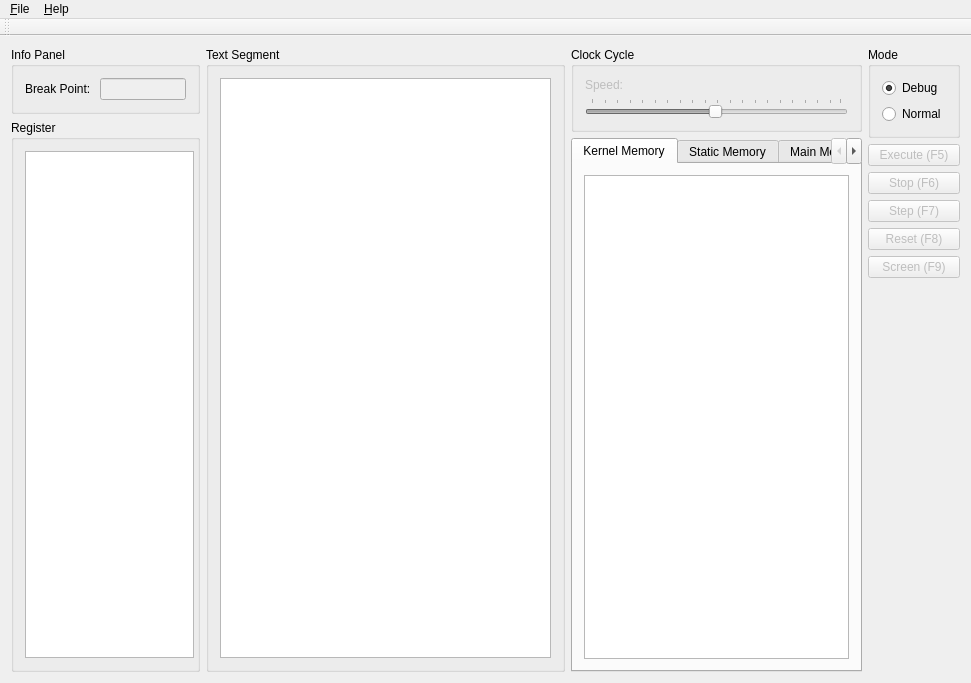
<?xml version="1.0" encoding="UTF-8"?>
<ui version="4.0">
 <class>MainWindow</class>
 <widget class="QMainWindow" name="MainWindow">
  <property name="geometry">
   <rect>
    <x>0</x>
    <y>0</y>
    <width>960</width>
    <height>658</height>
   </rect>
  </property>
  <property name="windowTitle">
   <string>MIPS Virtual Machine</string>
  </property>
  <property name="windowIcon">
   <iconset resource="icon.qrc">
    <normaloff>:/icon/icon/icon.png</normaloff>:/icon/icon/icon.png</iconset>
  </property>
  <widget class="QWidget" name="centralWidget">
   <layout class="QGridLayout" name="gridLayout">
    <item row="0" column="0">
     <layout class="QHBoxLayout" name="horizontalLayout">
      <item>
       <layout class="QVBoxLayout" name="verticalLayout_4">
        <item>
         <widget class="QGroupBox" name="infoGroupBox">
          <property name="maximumSize">
           <size>
            <width>189</width>
            <height>16777215</height>
           </size>
          </property>
          <property name="title">
           <string>Info Panel</string>
          </property>
          <layout class="QVBoxLayout" name="verticalLayout_3">
           <item>
            <layout class="QHBoxLayout" name="horizontalLayout_2">
             <item>
              <widget class="QLabel" name="label">
               <property name="text">
                <string>Break Point: </string>
               </property>
              </widget>
             </item>
             <item>
              <widget class="QLineEdit" name="breakpointLineEdit">
               <property name="enabled">
                <bool>false</bool>
               </property>
               <property name="maxLength">
                <number>8</number>
               </property>
              </widget>
             </item>
            </layout>
           </item>
          </layout>
         </widget>
        </item>
        <item>
         <widget class="QGroupBox" name="regGroupBox">
          <property name="maximumSize">
           <size>
            <width>189</width>
            <height>16777215</height>
           </size>
          </property>
          <property name="title">
           <string>Register</string>
          </property>
          <layout class="QVBoxLayout" name="verticalLayout">
           <item>
            <widget class="QTableView" name="regTableView">
             <property name="sizePolicy">
              <sizepolicy hsizetype="MinimumExpanding" vsizetype="MinimumExpanding">
               <horstretch>0</horstretch>
               <verstretch>0</verstretch>
              </sizepolicy>
             </property>
             <property name="minimumSize">
              <size>
               <width>169</width>
               <height>507</height>
              </size>
             </property>
             <property name="maximumSize">
              <size>
               <width>169</width>
               <height>16777215</height>
              </size>
             </property>
             <property name="font">
              <font>
               <family>微软雅黑</family>
               <pointsize>9</pointsize>
               <kerning>false</kerning>
              </font>
             </property>
             <property name="horizontalScrollBarPolicy">
              <enum>Qt::ScrollBarAlwaysOff</enum>
             </property>
             <property name="editTriggers">
              <set>QAbstractItemView::NoEditTriggers</set>
             </property>
             <property name="selectionMode">
              <enum>QAbstractItemView::NoSelection</enum>
             </property>
             <property name="selectionBehavior">
              <enum>QAbstractItemView::SelectItems</enum>
             </property>
             <attribute name="verticalHeaderVisible">
              <bool>false</bool>
             </attribute>
            </widget>
           </item>
          </layout>
         </widget>
        </item>
       </layout>
      </item>
      <item>
       <widget class="QGroupBox" name="CodeGroupBox">
        <property name="title">
         <string>Text Segment</string>
        </property>
        <layout class="QVBoxLayout" name="verticalLayout_2">
         <item>
          <widget class="QTableView" name="commdTableView">
           <property name="sizePolicy">
            <sizepolicy hsizetype="MinimumExpanding" vsizetype="MinimumExpanding">
             <horstretch>0</horstretch>
             <verstretch>0</verstretch>
            </sizepolicy>
           </property>
           <property name="minimumSize">
            <size>
             <width>331</width>
             <height>569</height>
            </size>
           </property>
           <property name="editTriggers">
            <set>QAbstractItemView::NoEditTriggers</set>
           </property>
           <property name="selectionMode">
            <enum>QAbstractItemView::SingleSelection</enum>
           </property>
           <property name="selectionBehavior">
            <enum>QAbstractItemView::SelectItems</enum>
           </property>
           <attribute name="verticalHeaderVisible">
            <bool>false</bool>
           </attribute>
          </widget>
         </item>
        </layout>
       </widget>
      </item>
      <item>
       <layout class="QVBoxLayout" name="verticalLayout_10">
        <item>
         <widget class="QGroupBox" name="clockGroupBox">
          <property name="title">
           <string>Clock Cycle</string>
          </property>
          <layout class="QVBoxLayout" name="verticalLayout_8">
           <item>
            <widget class="QLabel" name="clockLabel">
             <property name="enabled">
              <bool>false</bool>
             </property>
             <property name="text">
              <string>Speed: </string>
             </property>
            </widget>
           </item>
           <item>
            <widget class="QSlider" name="clockHorizontalSlider">
             <property name="enabled">
              <bool>false</bool>
             </property>
             <property name="minimum">
              <number>1</number>
             </property>
             <property name="maximum">
              <number>100</number>
             </property>
             <property name="singleStep">
              <number>1</number>
             </property>
             <property name="pageStep">
              <number>10</number>
             </property>
             <property name="value">
              <number>50</number>
             </property>
             <property name="sliderPosition">
              <number>50</number>
             </property>
             <property name="orientation">
              <enum>Qt::Horizontal</enum>
             </property>
             <property name="tickPosition">
              <enum>QSlider::TicksAbove</enum>
             </property>
             <property name="tickInterval">
              <number>5</number>
             </property>
            </widget>
           </item>
          </layout>
         </widget>
        </item>
        <item>
         <widget class="QTabWidget" name="moryTabWidget">
          <property name="sizePolicy">
           <sizepolicy hsizetype="MinimumExpanding" vsizetype="MinimumExpanding">
            <horstretch>0</horstretch>
            <verstretch>0</verstretch>
           </sizepolicy>
          </property>
          <property name="minimumSize">
           <size>
            <width>291</width>
            <height>521</height>
           </size>
          </property>
          <property name="currentIndex">
           <number>0</number>
          </property>
          <widget class="QWidget" name="tab_1">
           <attribute name="title">
            <string>Kernel Memory</string>
           </attribute>
           <layout class="QVBoxLayout" name="verticalLayout_12">
            <item>
             <widget class="QTableView" name="kernel_memTableView">
              <property name="editTriggers">
               <set>QAbstractItemView::NoEditTriggers</set>
              </property>
              <property name="selectionMode">
               <enum>QAbstractItemView::SingleSelection</enum>
              </property>
              <attribute name="verticalHeaderVisible">
               <bool>false</bool>
              </attribute>
             </widget>
            </item>
           </layout>
          </widget>
          <widget class="QWidget" name="tab_2">
           <attribute name="title">
            <string>Static Memory</string>
           </attribute>
           <layout class="QVBoxLayout" name="verticalLayout_7">
            <item>
             <widget class="QTableView" name="static_memTableView">
              <property name="editTriggers">
               <set>QAbstractItemView::NoEditTriggers</set>
              </property>
              <property name="selectionMode">
               <enum>QAbstractItemView::SingleSelection</enum>
              </property>
              <attribute name="verticalHeaderVisible">
               <bool>false</bool>
              </attribute>
             </widget>
            </item>
           </layout>
          </widget>
          <widget class="QWidget" name="tab_3">
           <attribute name="title">
            <string>Main Memory</string>
           </attribute>
           <layout class="QVBoxLayout" name="verticalLayout_5">
            <item>
             <widget class="QTableView" name="main_memTableView">
              <property name="editTriggers">
               <set>QAbstractItemView::NoEditTriggers</set>
              </property>
              <property name="selectionMode">
               <enum>QAbstractItemView::SingleSelection</enum>
              </property>
              <attribute name="verticalHeaderVisible">
               <bool>false</bool>
              </attribute>
             </widget>
            </item>
           </layout>
          </widget>
          <widget class="QWidget" name="tab_4">
           <attribute name="title">
            <string>View Memory</string>
           </attribute>
           <layout class="QVBoxLayout" name="verticalLayout_6">
            <item>
             <widget class="QTableView" name="disp_memTableView">
              <property name="horizontalScrollBarPolicy">
               <enum>Qt::ScrollBarAlwaysOff</enum>
              </property>
              <property name="editTriggers">
               <set>QAbstractItemView::NoEditTriggers</set>
              </property>
              <property name="selectionMode">
               <enum>QAbstractItemView::SingleSelection</enum>
              </property>
              <attribute name="verticalHeaderVisible">
               <bool>false</bool>
              </attribute>
             </widget>
            </item>
           </layout>
          </widget>
         </widget>
        </item>
       </layout>
      </item>
     </layout>
    </item>
    <item row="0" column="1">
     <layout class="QVBoxLayout" name="verticalLayout_11">
      <item>
       <widget class="QGroupBox" name="modeGroupBox">
        <property name="title">
         <string>Mode</string>
        </property>
        <layout class="QVBoxLayout" name="verticalLayout_9">
         <item>
          <widget class="QRadioButton" name="debugRadioButton">
           <property name="text">
            <string>Debug</string>
           </property>
           <property name="checked">
            <bool>true</bool>
           </property>
          </widget>
         </item>
         <item>
          <widget class="QRadioButton" name="NormalRadioButton">
           <property name="text">
            <string>Normal</string>
           </property>
           <property name="checked">
            <bool>false</bool>
           </property>
          </widget>
         </item>
        </layout>
       </widget>
      </item>
      <item>
       <widget class="QPushButton" name="timer_runButton">
        <property name="enabled">
         <bool>false</bool>
        </property>
        <property name="text">
         <string>Execute (F5)</string>
        </property>
        <property name="shortcut">
         <string>F5</string>
        </property>
        <property name="checkable">
         <bool>false</bool>
        </property>
        <property name="default">
         <bool>true</bool>
        </property>
       </widget>
      </item>
      <item>
       <widget class="QPushButton" name="timer_stopButton">
        <property name="enabled">
         <bool>false</bool>
        </property>
        <property name="text">
         <string>Stop (F6)</string>
        </property>
        <property name="shortcut">
         <string>F6</string>
        </property>
       </widget>
      </item>
      <item>
       <widget class="QPushButton" name="step_runButton">
        <property name="enabled">
         <bool>false</bool>
        </property>
        <property name="text">
         <string>Step (F7)</string>
        </property>
        <property name="shortcut">
         <string>F7</string>
        </property>
       </widget>
      </item>
      <item>
       <widget class="QPushButton" name="resetButton">
        <property name="enabled">
         <bool>false</bool>
        </property>
        <property name="text">
         <string>Reset (F8)</string>
        </property>
        <property name="shortcut">
         <string>F8</string>
        </property>
       </widget>
      </item>
      <item>
       <widget class="QPushButton" name="screenButton">
        <property name="enabled">
         <bool>false</bool>
        </property>
        <property name="text">
         <string>Screen (F9)</string>
        </property>
        <property name="shortcut">
         <string>F9</string>
        </property>
       </widget>
      </item>
      <item>
       <spacer name="verticalSpacer">
        <property name="orientation">
         <enum>Qt::Vertical</enum>
        </property>
        <property name="sizeHint" stdset="0">
         <size>
          <width>20</width>
          <height>40</height>
         </size>
        </property>
       </spacer>
      </item>
     </layout>
    </item>
   </layout>
  </widget>
  <widget class="QMenuBar" name="menuBar">
   <property name="geometry">
    <rect>
     <x>0</x>
     <y>0</y>
     <width>960</width>
     <height>23</height>
    </rect>
   </property>
   <widget class="QMenu" name="menu">
    <property name="title">
     <string>&amp;File</string>
    </property>
    <addaction name="openAction"/>
    <addaction name="quitAction"/>
   </widget>
   <widget class="QMenu" name="menu_2">
    <property name="title">
     <string>&amp;Help</string>
    </property>
    <addaction name="aboutAction"/>
   </widget>
   <addaction name="menu"/>
   <addaction name="menu_2"/>
  </widget>
  <widget class="QToolBar" name="toolBar">
   <property name="windowTitle">
    <string>toolBar</string>
   </property>
   <attribute name="toolBarArea">
    <enum>TopToolBarArea</enum>
   </attribute>
   <attribute name="toolBarBreak">
    <bool>false</bool>
   </attribute>
  </widget>
  <action name="openAction">
   <property name="icon">
    <iconset resource="icon.qrc">
     <normaloff>:/icon/icon/open.png</normaloff>:/icon/icon/open.png</iconset>
   </property>
   <property name="text">
    <string>&amp;Open</string>
   </property>
   <property name="shortcut">
    <string>Ctrl+O</string>
   </property>
  </action>
  <action name="quitAction">
   <property name="text">
    <string>&amp;Quit</string>
   </property>
   <property name="shortcut">
    <string>Ctrl+Q</string>
   </property>
  </action>
  <action name="aboutAction">
   <property name="text">
    <string>&amp;About</string>
   </property>
  </action>
 </widget>
 <layoutdefault spacing="6" margin="11"/>
 <resources>
  <include location="icon.qrc"/>
 </resources>
 <connections>
  <connection>
   <sender>quitAction</sender>
   <signal>triggered()</signal>
   <receiver>MainWindow</receiver>
   <slot>close()</slot>
   <hints>
    <hint type="sourcelabel">
     <x>-1</x>
     <y>-1</y>
    </hint>
    <hint type="destinationlabel">
     <x>302</x>
     <y>230</y>
    </hint>
   </hints>
  </connection>
 </connections>
</ui>
